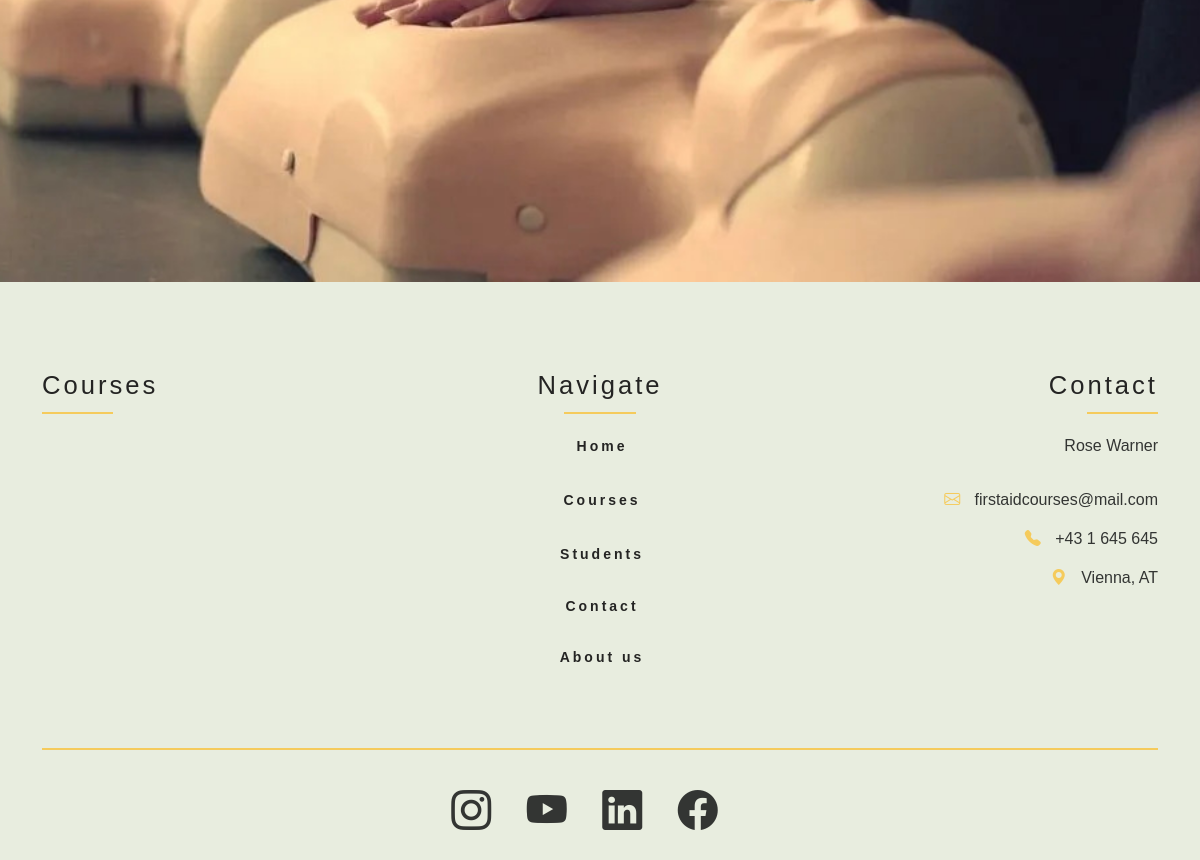
Page /courses.php (lower part) on the earlier database version.
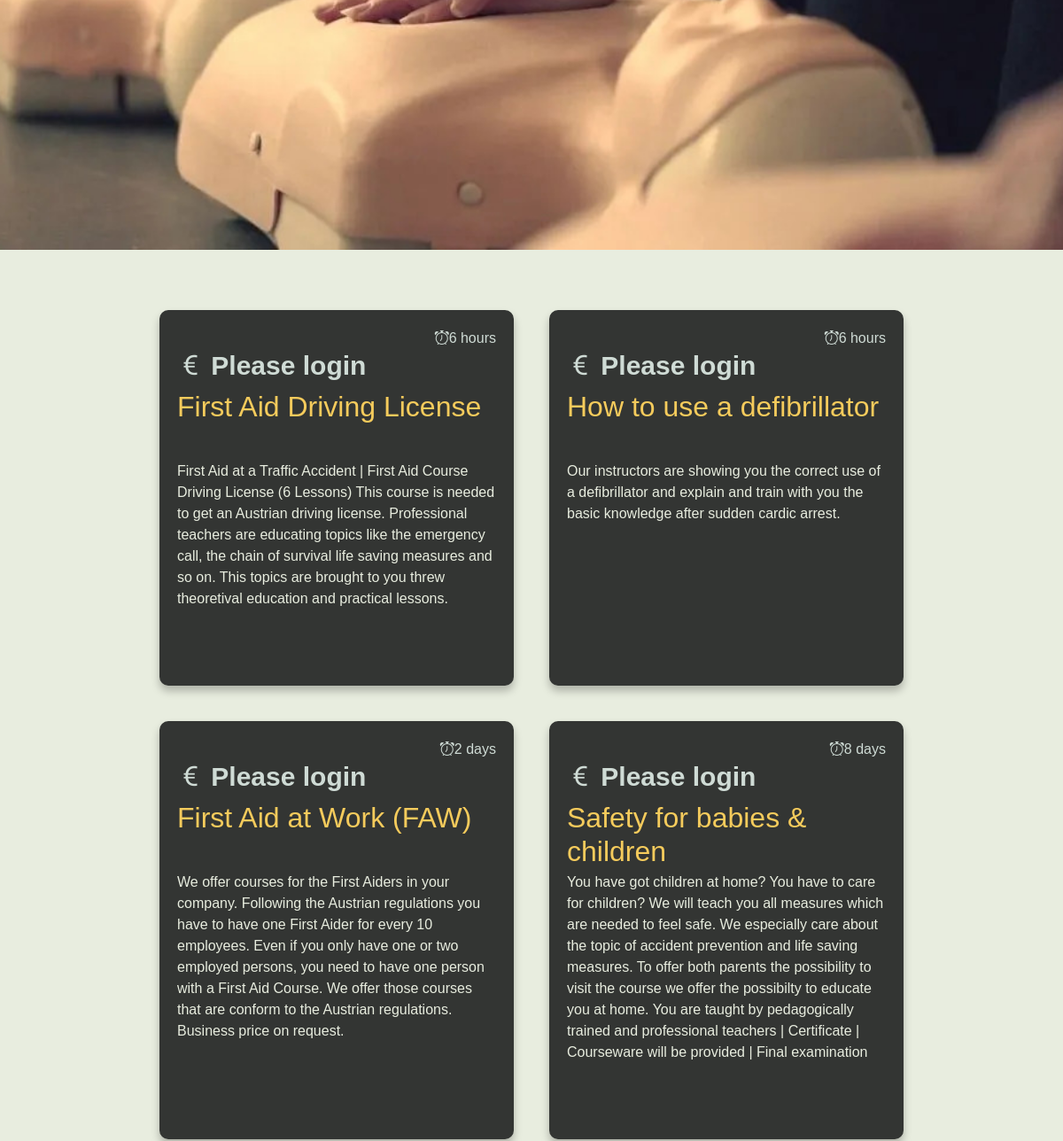
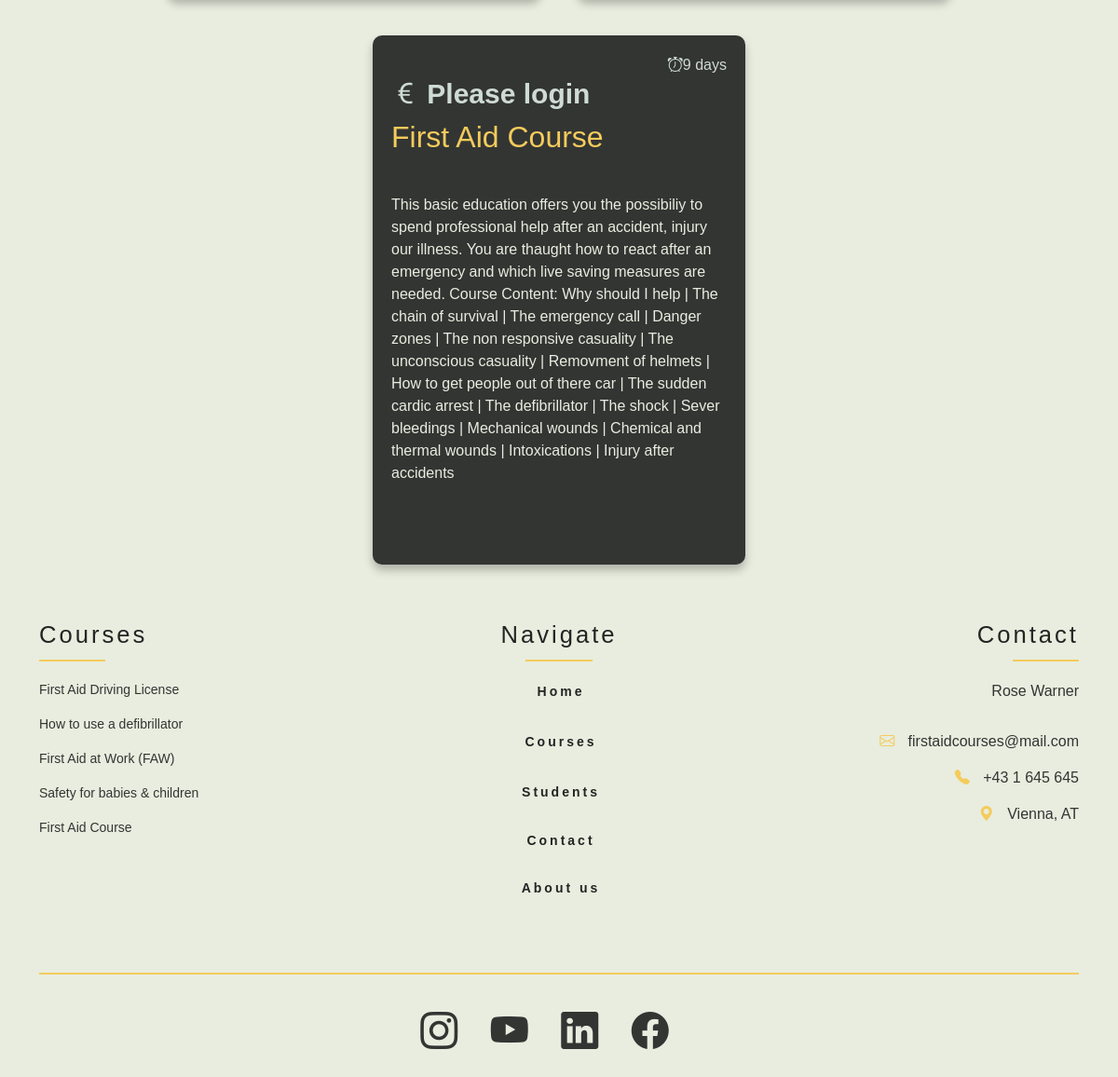
Same page on the later database version (2 pictures, top to bottom).
### tables this page shows
CREATE TABLE `courses` (
  `id` int(10) NOT NULL,
  `name` varchar(255) NOT NULL,
  `duration` varchar(15) NOT NULL,
  `address` varchar(255) NOT NULL,
  `start_date` datetime NOT NULL,
  `end_date` datetime NOT NULL,
  `price_private` int(11) NOT NULL,
  `price_business` int(11) DEFAULT NULL,
  `price_student` int(11) NOT NULL,
  `fk_trainer` int(11) NOT NULL,
  `capacity` int(11) NOT NULL,
  `image` varchar(255) NOT NULL,
  `description` text NOT NULL
);

### courses.php (the view, shortened to what this page needs)
<?php
require_once('./actions/components/boot.php');
require_once('./actions/components/db_connect.php');
require_once('./actions/components/footer.php');
?>
<!DOCTYPE html>
<html lang="en">
  <head>
    <link rel="stylesheet" href="style/style.css" />
  </head>
  <body>
    <div id="banner"></div>
    <div class="cards-course mt-5" id="courses">
    <?php
      $result = mysqli_query($link, "SELECT * FROM courses");
      while ($row = mysqli_fetch_array($result)) {
        if (isset($role)) {
          $price = '';
          if ($role == 'STUDENT')
            $price = $row['price_student'];
          elseif ($role == 'PRIVATE')
            $price = $row['price_private'];
          elseif ($role == 'BUSINESS')
            $price = $row['price_business'];
        } else $price = 'Please login';
      ?>
        <div class="card-course card-1">
          <div class="card__icon bi bi-currency-euro">
            <span><b><?= $price ?></b></span>
          </div>
          <p class="card__exit bi bi-alarm"><?= $row['duration'] ?></p>
          <h2 class="card__title"><?= $row['name'] ?></h2>
          <p class="card_info"><?= $row['description'] ?></p>
        </div>
      <?php
      }
      ?>
    </div>
    <?= $footer ?>
  </body>
</html>

### actions/components/boot.php (shortened to what this page needs)
<link href="https://cdn.jsdelivr.net/npm/bootstrap@5.2.2/dist/css/bootstrap.min.css" rel="stylesheet">
<link rel="stylesheet" href="https://cdn.jsdelivr.net/npm/bootstrap-icons@1.10.2/font/bootstrap-icons.css">

### actions/components/footer.php
<?php
$result = mysqli_query($link, "SELECT `id`, `name` FROM `courses`");
$courses = '';
while ($row = mysqli_fetch_array($result)) {
    $courses .= '<p href="#">' . $row["name"] . '</p>';
}
$footer = '
<div class="footer">
    <div class="container">
        <div class="row">
            <div class="col-md-4 col-xs-12">
                <div class="first">
                    <h4>Courses</h4>
                        ' . $courses . '
                </div>
            </div>
            <div class="col-md-4 col-xs-12">
                <div class="second">
                    <h4>Navigate</h4>
                    <ul>
                        <li><a href="index.php">Home</a></li>
                        <li><a href="courses.php#courses">Courses</a></li>
                        <li><a href="about.php#students">Students</a></li>
                        <li><a href="contact.php#form" class="nav-link">Contact</a></li>
                        <li><a href="about.php#back" class="nav-link">About us</a></li>
                    </ul>
                </div>
            </div>
            <div class="col-md-4 col-xs-12">
                <div class="third">
                    <h4>Contact</h4>
                    <ul>
                        <li>Rose Warner</li>
                        <li></li>
                        <li>
                            <i class="bi bi-envelope" style="padding-right: 10px; color: #f5cb5c">
                            </i>
                            firstaidcourses@mail.com
                        </li>
                        <li>
                            <i class="bi bi-telephone-fill" style="padding-right: 10px; color: #f5cb5c">
                            </i>
                            +43 1 645 645
                        </li>
                        <li>
                            <i class="bi bi-geo-alt-fill" style="padding-right: 10px; color: #f5cb5c">
                            </i>
                            Vienna, AT
                        </li>
                    </ul>
                </div>
            </div>
        </div>
    </div>
    <div class="container">
        <div class="row">
            <div class="col-12">
                <div class="line"></div>
                <div class="second2">
                    <a href="https://intagram.com" target="_blank">
                        <i class="bi bi-instagram" style="font-size: 40px; color: #333533"></i></a>
                    <a href="https://youtube.com/" target="_blank">
                        <i class="bi bi-youtube" style="font-size: 40px; color: #333533"></i></a>
                    <a href="https://www.linkedin.com" target="_blank">
                        <i class="bi bi-linkedin" style="font-size: 40px; color: #333533"></i></a>
                    <a href="https://www.facebook.com" target="_blank"><i class="bi bi-facebook" style="font-size: 40px; color: #333533"></i></a>
                </div>
            </div>
        </div>
    </div>
</div>
';

### style/style.css (style rules this page uses)
* { padding: 0; margin: 0; box-sizing: border-box; font-family: "Poppins", sans-serif; }
body { height: 2000px; background-color: #e8eddf; }
#banner { background-image: url(../images/banner.jpg); height: 100vh; background-size: cover; background-position: center; }
.first { margin-top: 40px; margin-bottom: 50px; color: #333533; font-family: "Poppins", sans-serif; }
.first h4 { font-size: 20px; letter-spacing: 3px; position: relative; margin-bottom: 20px; font-size: 1.6em; color: #242423; padding-bottom: 0.5em; }
.first h4::after { content: ""; background: #f5cb5c; width: 20%; height: 2px; position: absolute; bottom: 0; left: 0; }
.first p { font-size: 14px; }
.second { margin-top: 40px; margin-bottom: 50px; color: #333533; font-family: "Poppins", sans-serif; text-align: center; }
.second2 { margin-top: 40px; margin-bottom: 50px; color: #242423; font-family: "Poppins", sans-serif; text-align: center; }
.second h4 { font-size: 20px; letter-spacing: 3px; position: relative; margin-bottom: 20px; font-size: 1.6em; color: #242423; padding-bottom: 0.5em; }
.second h4::after { content: ""; background: #f5cb5c; width: 20%; height: 2px; position: absolute; bottom: 0; left: 40%; }
.second li { list-style: none; padding-bottom: 30px; }
.second a, .second2 a { color: #242423; text-decoration: none; letter-spacing: 3px; font-weight: bold; font-size: 14px; transition: 0.2s; margin-right: 2em; }
.third { margin-top: 40px; margin-bottom: 50px; color: #333533; font-family: "Poppins", sans-serif; text-align: right; }
.third h4 { font-size: 20px; letter-spacing: 3px; position: relative; margin-bottom: 20px; font-size: 1.6em; color: #242423; padding-bottom: 0.5em; }
.third h4::after { content: ""; background: #f5cb5c; width: 20%; height: 2px; position: absolute; bottom: 0; left: 80%; }
.third li { list-style: none; padding-bottom: 15px; }
.line { height: 2px; background-color: #f5cb5c; width: 100%; }
.cards-course { display: flex; flex-wrap: wrap; justify-content: space-between; }
.card-course { margin: 20px; padding: 20px; width: 400px; min-height: 200px; display: grid; grid-template-rows: 20px 50px 80px 1fr 50px; border-radius: 10px; box-shadow: 0px 6px 10px rgba(0, 0, 0, 0.25); transition: all 0.2s; }
.card__link, .card__exit, .card__icon { position: relative; text-decoration: none; color: #cfdbd5; }
.card__exit { grid-row: 1/2; justify-self: end; }
.card__icon { grid-row: 2/3; font-size: 30px; }
.card_info { grid-row: 4/5; color: #e8eddf; }
.card__title { grid-row: 3/4; font-weight: 400; color: #f5cb5c; }
.card-1 { background: #333533; }
@media (max-width: 1600px) { .cards-course { justify-content: center; } }

Differences in the rows shown:
added courses: price "Please login", duration "6 hours", name "First Aid Driving License", description "First Aid at a Traffic Accident | First Aid Course Driving License (6 Lessons) This course is needed to get an Austrian driving license. Professional teachers are educating topics like the emergency call, the chain of survival life saving measures and so on. This topics are brought to you threw theoretival education and practical lessons."
added courses: price "Please login", duration "6 hours", name "How to use a defibrillator", description "Our instructors are showing you the correct use of a defibrillator and explain and train with you the basic knowledge after sudden cardic arrest."
added courses: price "Please login", duration "2 days", name "First Aid at Work (FAW)", description "We offer courses for the First Aiders in your company. Following the Austrian regulations you have to have one First Aider for every 10 employees. Even if you only have one or two employed persons, you need to have one person with a First Aid Course. We offer those courses that are conform to the Austrian regulations. Business price on request."
added courses: price "Please login", duration "8 days", name "Safety for babies & children", description "You have got children at home? You have to care for children? We will teach you all measures which are needed to feel safe. We especially care about the topic of accident prevention and life saving measures. To offer both parents the possibility to visit the course we offer the possibilty to educate you at home. You are taught by pedagogically trained and professional teachers | Certificate | Courseware will be provided | Final examination"
added courses: price "Please login", duration "9 days", name "First Aid Course", description "This basic education offers you the possibiliy to spend professional help after an accident, injury our illness. You are thaught how to react after an emergency and which live saving measures are needed. Course Content: Why should I help | The chain of survival | The emergency call | Danger zones | The non responsive casuality | The unconscious casuality | Removment of helmets | How to get people out of there car | The sudden cardic arrest | The defibrillator | The shock | Sever bleedings | Mechanical wounds | Chemical and thermal wounds | Intoxications | Injury after accidents"
